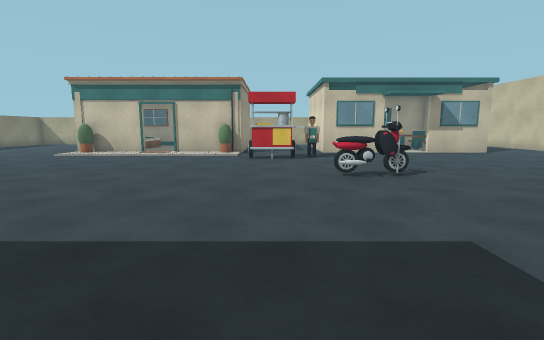
view 1 (above)

24 first-person views from a walk through a 3-D level made in the Unity game engine. The camera is 1.2 m above the floor, tilts 8° down and sees 85° across. Doors are open. The floor is counted in squares, 1 m on a side. Each view is taken from the middle of a square. On the plan, view 1 faces up. The plan holds only what a view shows up to about 13 squares ahead; the rest is blank. The place goes on beyond the plan. The player character is not drawn.

view 2
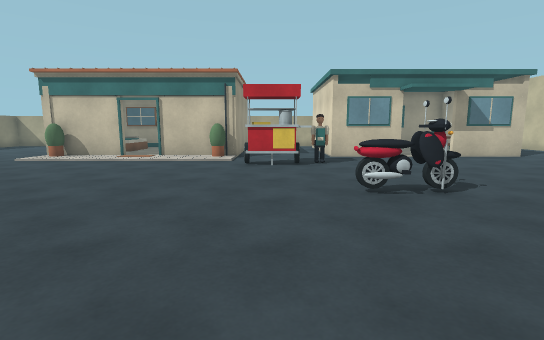

view 3
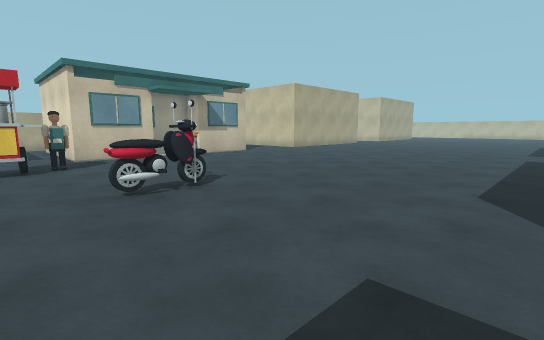

view 4
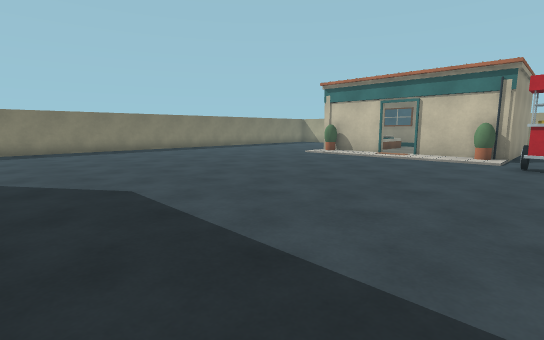

view 5
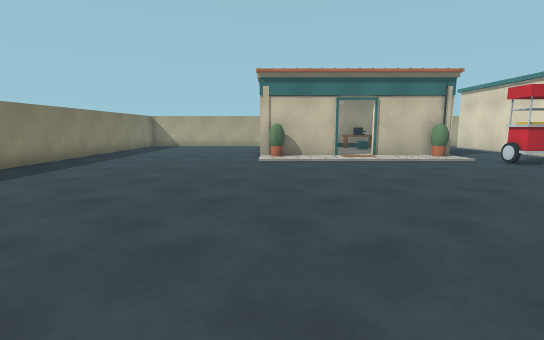

view 6
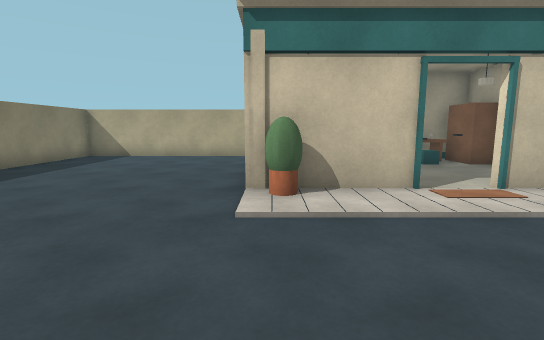

view 7
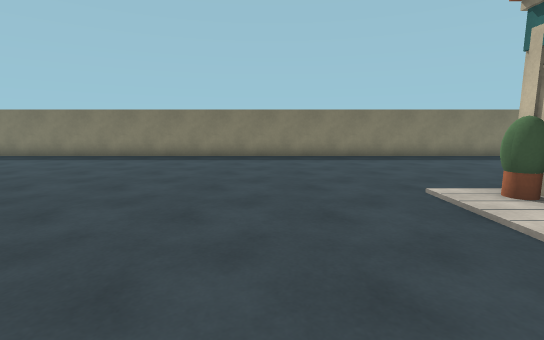

view 8
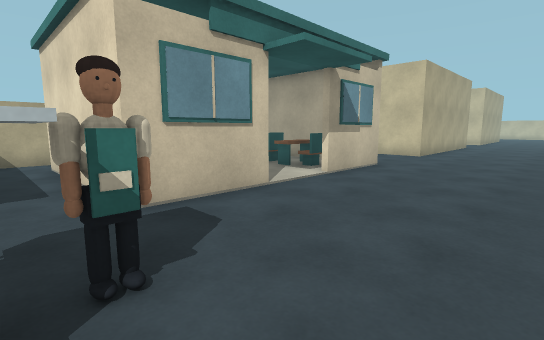

view 9
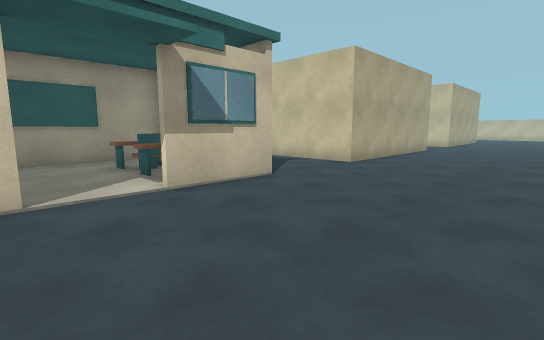

view 10
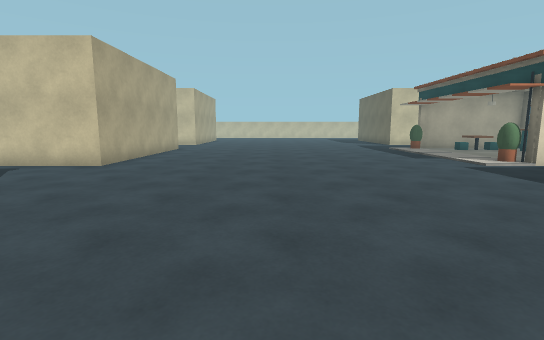

view 11
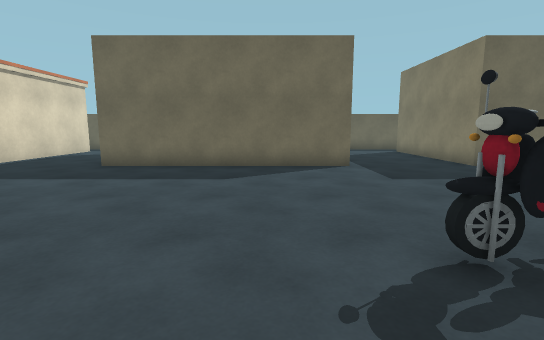

view 12
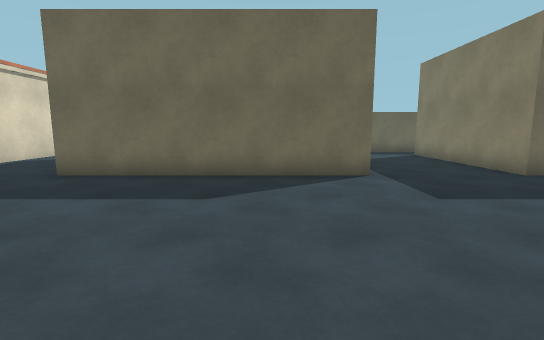

view 13
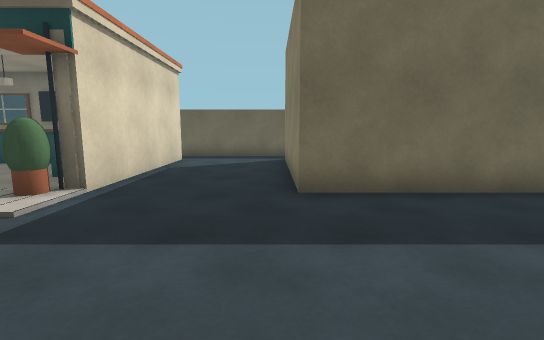

view 14
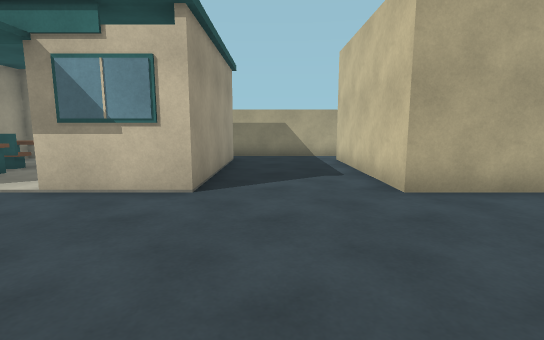

view 15
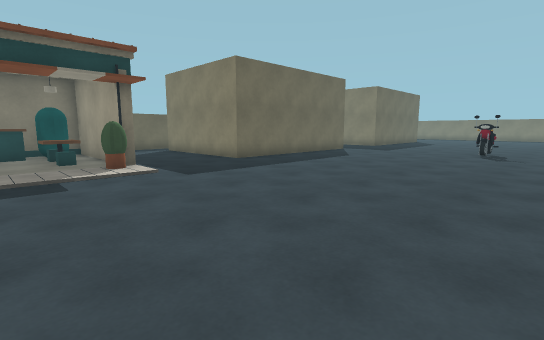

view 16
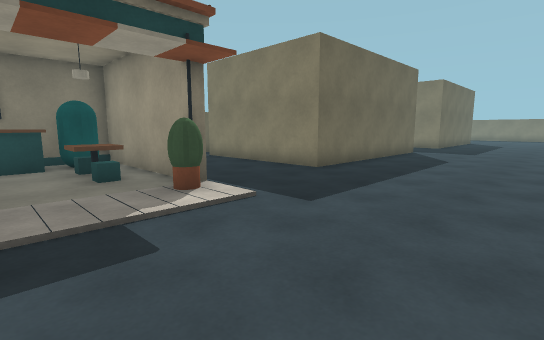

view 17
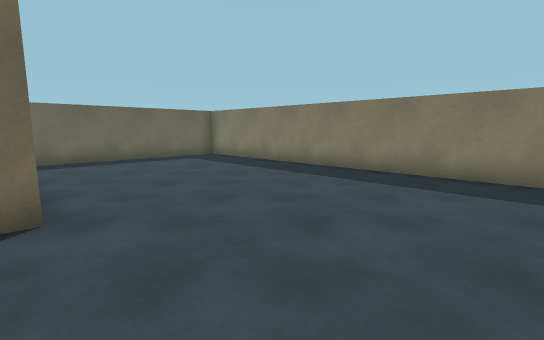

view 18
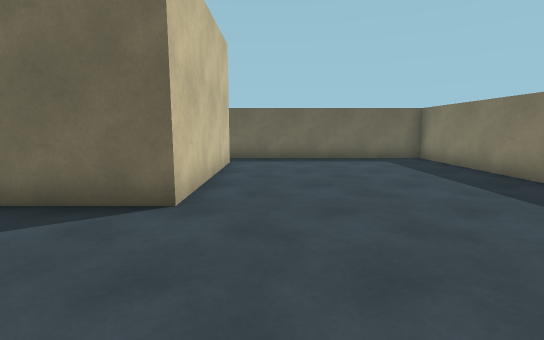

view 19
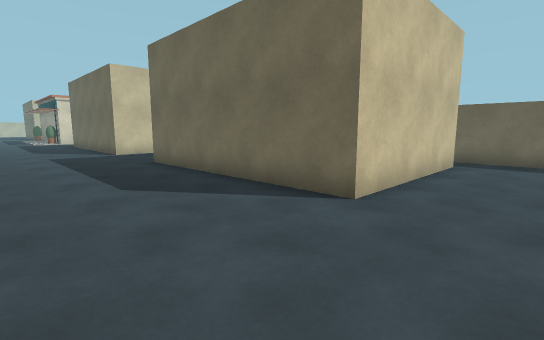

view 20
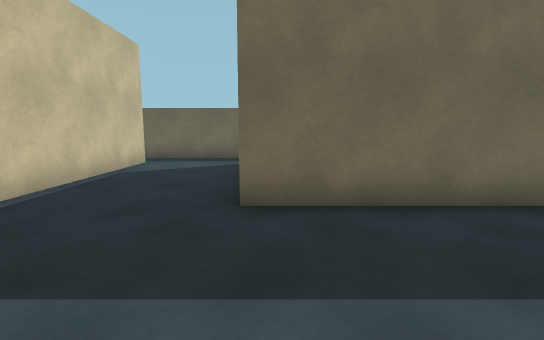

view 21
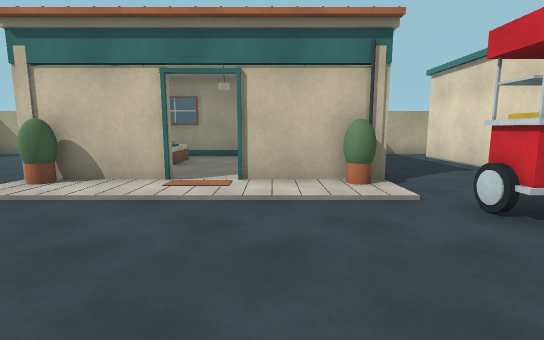

view 22
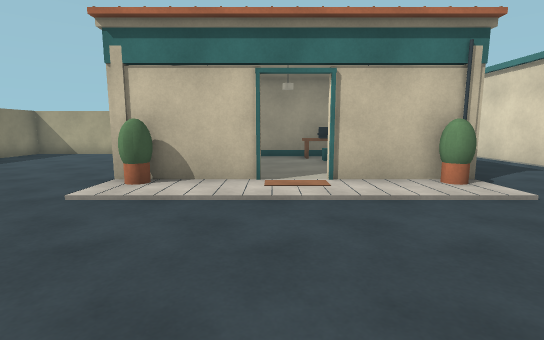

view 23
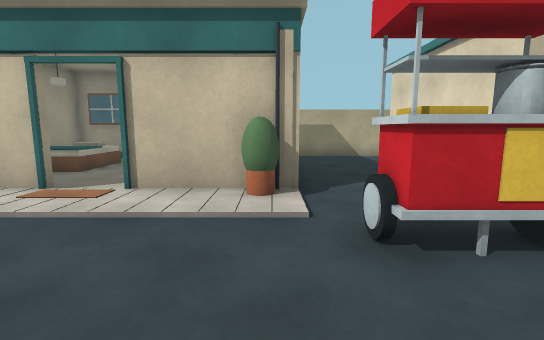

view 24
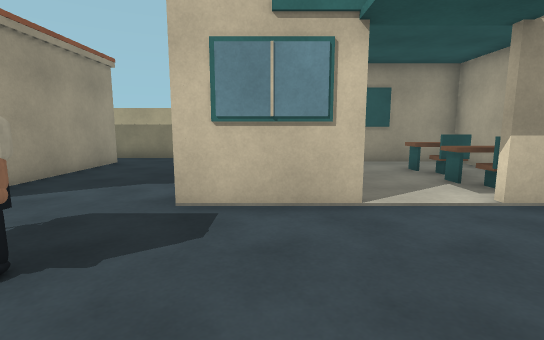

### Floor plan
Key: @ floor where view 1 was taken; # wall or solid block; . main floor; : floor 0.75 m higher than the main floor; / step, stairs or slope; D open door; ^ raised ledge; O other object.
Columns run from 17 left of view 1 to 18 right of it. Each row starts with its distance up from view 1.
 22 ########       ######      ######
 21 #.......       .....        ....
 20 #.......########....OO OOOOO....#
 19 #.......O ...^OO....O      O....#
 18 #.......  .....#....OOO  OOO....#
 17 #.......  .....#....OOO  OOO....#
 16 #.......  ..D# #....OOO  OOO....#
 15 #.......O##.D##O....OOO  OOO....####
 14 #.......#......O....................
 13 #...................................
 12 #...............OOOO................
 11 #...................................
 10 #...................................
  9 #...................................
  8 #..................OO...............
  7 #..................OO...............
  6 #...................................
  5 #...................................
  4 #...................................
  3 #...................................
  2 #...................................
  1 #...............................O...
  0 #.......########.@..########....O...
 -1 #.......#      #....#      #....#/..
 -2 #.......#      #....#      #....#:..
 -3 #.......#      #....#      #....#/..
 -4 #.......#      #....#      #....#OOO
 -5 #.......#      #....#      #....#O#
 -6 #.......        ....        ....
 -7 #########       #####      ######

Positions as (right, up) in squares from view 1, and headings:
1: (0, 0), facing up
2: (0, 2), facing up
3: (0, 2), facing up-right
4: (0, 1), facing up-left
5: (-9, 2), facing up
6: (-9, 9), facing up
7: (-4, 10), facing left
8: (1, 10), facing up-right
9: (5, 9), facing up-right
10: (5, 9), facing right
11: (5, 10), facing down
12: (5, 8), facing down
13: (11, 6), facing down
14: (12, 9), facing up
15: (18, 10), facing down-left
16: (18, 6), facing down-left
17: (-9, 5), facing down-left
18: (-11, 5), facing down
19: (-12, 5), facing down-right
20: (-2, 5), facing down
21: (-4, 8), facing up
22: (-6, 8), facing up
23: (-2, 9), facing up
24: (4, 10), facing up
